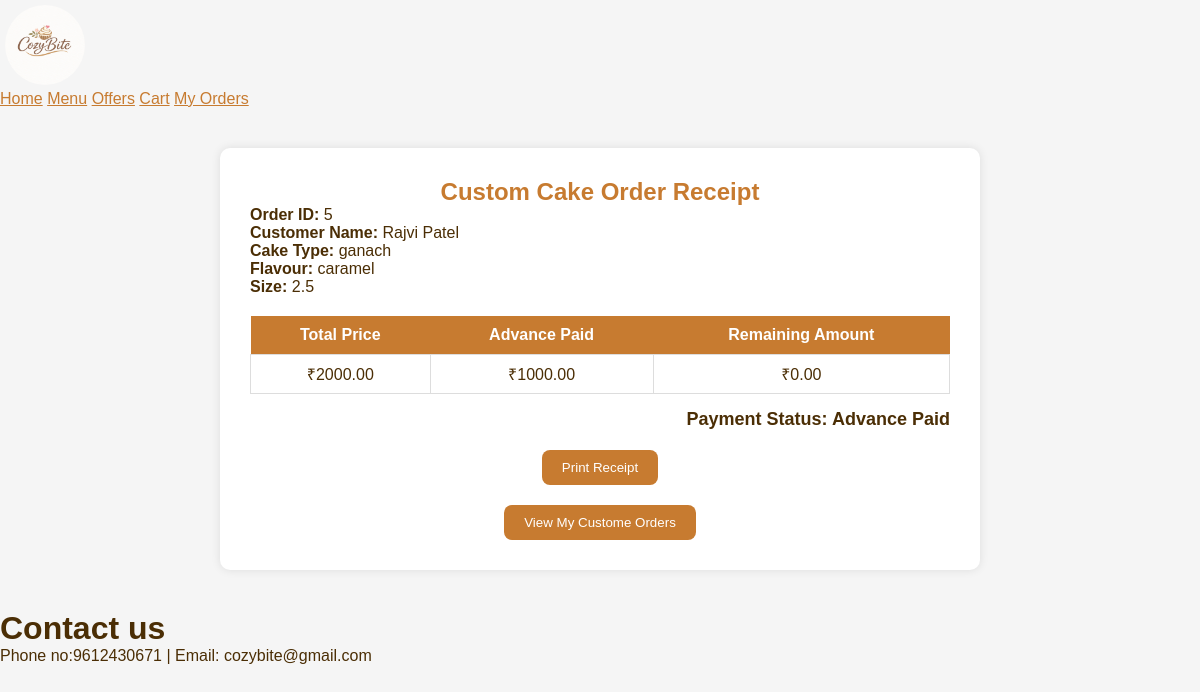
/receipt_custom.php?id=5, run on the app's committed database.
### tables this page shows
CREATE TABLE `custom_orders` (
  `id` int(11) NOT NULL,
  `user_id` int(11) DEFAULT NULL,
  `name` varchar(150) DEFAULT NULL,
  `phone` varchar(20) DEFAULT NULL,
  `email` varchar(150) DEFAULT NULL,
  `address` text DEFAULT NULL,
  `cake_type` varchar(100) DEFAULT NULL,
  `flavour` varchar(100) DEFAULT NULL,
  `size` varchar(50) DEFAULT NULL,
  `message` text DEFAULT NULL,
  `image` varchar(255) DEFAULT NULL,
  `request_date` timestamp NOT NULL DEFAULT current_timestamp(),
  `status` varchar(50) DEFAULT NULL,
  `delivery_person_id` int(11) DEFAULT NULL,
  `price` decimal(10,2) DEFAULT NULL,
  `payment_method` varchar(50) DEFAULT NULL,
  `payment_status` varchar(50) DEFAULT NULL,
  `advance_amount` decimal(10,2) DEFAULT NULL,
  `remaining_amount` decimal(10,2) DEFAULT NULL
);

CREATE TABLE `payments` (
  `id` int(11) NOT NULL,
  `order_id` int(11) DEFAULT NULL,
  `payment_method` varchar(50) DEFAULT NULL,
  `payment_status` varchar(50) DEFAULT NULL,
  `amount` decimal(10,2) DEFAULT NULL,
  `payment_date` timestamp NOT NULL DEFAULT current_timestamp(),
  `order_type` varchar(50) DEFAULT NULL
);

### receipt_custom.php (the view, shortened to what this page needs)
<?php
include 'db.php';
$id = $_GET['id'];
$order = mysqli_fetch_assoc(
mysqli_query($conn,"SELECT * FROM custom_orders WHERE id='$id'")
);
$payment = mysqli_fetch_assoc(
mysqli_query($conn,"SELECT * FROM payments
WHERE order_id='$id' AND order_type='custom'
ORDER BY id DESC LIMIT 1")
);
?>
<!DOCTYPE html>
<html lang="en">
<head>
<link rel="stylesheet" href="style.css">
</head>
<body>
<header>
  <div class="navbar">
    <img src="images/logo.png">
    <nav>
      <a href="index.php" style="color:#c77b30;">Home</a>
      <a href="menu.php" style="color:#c77b30;">Menu</a>
      <a href="offers.php" style="color:#c77b30;">Offers</a>
      <a href="cart.php" style="color:#c77b30;">Cart</a>
      <a href="orders.php" style="color:#c77b30;">My Orders</a>
    </nav>
  </div>
</header>
<div class="receipt">
<h2>Custom Cake Order Receipt</h2>
<p><b>Order ID:</b> <?= $order['id']; ?></p>
<p><b>Customer Name:</b> <?= $order['name']; ?></p>
<p><b>Cake Type:</b> <?= $order['cake_type']; ?></p>
<p><b>Flavour:</b> <?= $order['flavour']; ?></p>
<p><b>Size:</b> <?= $order['size']; ?></p>
<table>
<tr>
<th>Total Price</th>
<th>Advance Paid</th>
<th>Remaining Amount</th>
</tr>
<tr>
<td>₹<?= $order['price']; ?></td>
<td>₹<?= $order['advance_amount']; ?></td>
<td>₹<?= $order['remaining_amount']; ?></td>
</tr>
</table>
<div class="total">
<b>Payment Status:
<?= isset($payment['payment_status']) ? $payment['payment_status'] : $order['payment_status']; ?>
</b>
</div>
<center>
<button class="print-btn" onclick="window.print()">Print Receipt</button>
</center>
<center>
<a href="custom_orders_history.php">
<button class="print-btn">View My Custome Orders</button>
</a>
</center>
</div>
<footer class="footer">
  <h1>Contact us</h1>
  <p>Phone no:9612430671 | Email: cozybite@gmail.com</p>
</footer>
</body>
</html>

### style.css (style rules this page uses)
* { font-family: Arial, sans-serif; margin:0px; padding:0px; }
body { position: relative; background:linear-gradient(rgba(0,0,0,0.0),rgba(0,0,0,0.0)),url("../images/restpage.jpg"); color: #4B2E05; min-height: 100vh; overflow-x: hidden; }
img { width: 80px; height: 80px; border-radius: 100%; display:block; padding:5px; }
button { background:#FFEBD6; border:none; color:#4B2E05; padding:10px 20px; border-radius:5px; cursor:pointer; }

### receipt_custom.php (style rules this page uses)
body { font-family:Arial; background:#f5f5f5; }
.receipt { width:700px; margin:40px auto; background:white; padding:30px; border-radius:10px; box-shadow:0 0 10px rgba(0,0,0,0.1); }
.receipt h2 { text-align:center; color:#c77b30; }
table { width:100%; border-collapse:collapse; margin-top:20px; }
th { background:#c77b30; color:white; padding:10px; }
td { border:1px solid #ddd; padding:8px; text-align:center; }
.total { text-align:right; font-size:18px; margin-top:15px; }
.print-btn { background:#c77b30; color:white; padding:10px 20px; border:none; border-radius:8px; cursor:pointer; margin-top:20px; }

### data on the page
custom_orders: id "5", name "Rajvi Patel", cake_type "ganach", flavour "caramel", size "2.5", price "2000.00", advance_amount "1000.00", remaining_amount "0.00"
payments: payment_status "Advance Paid"
